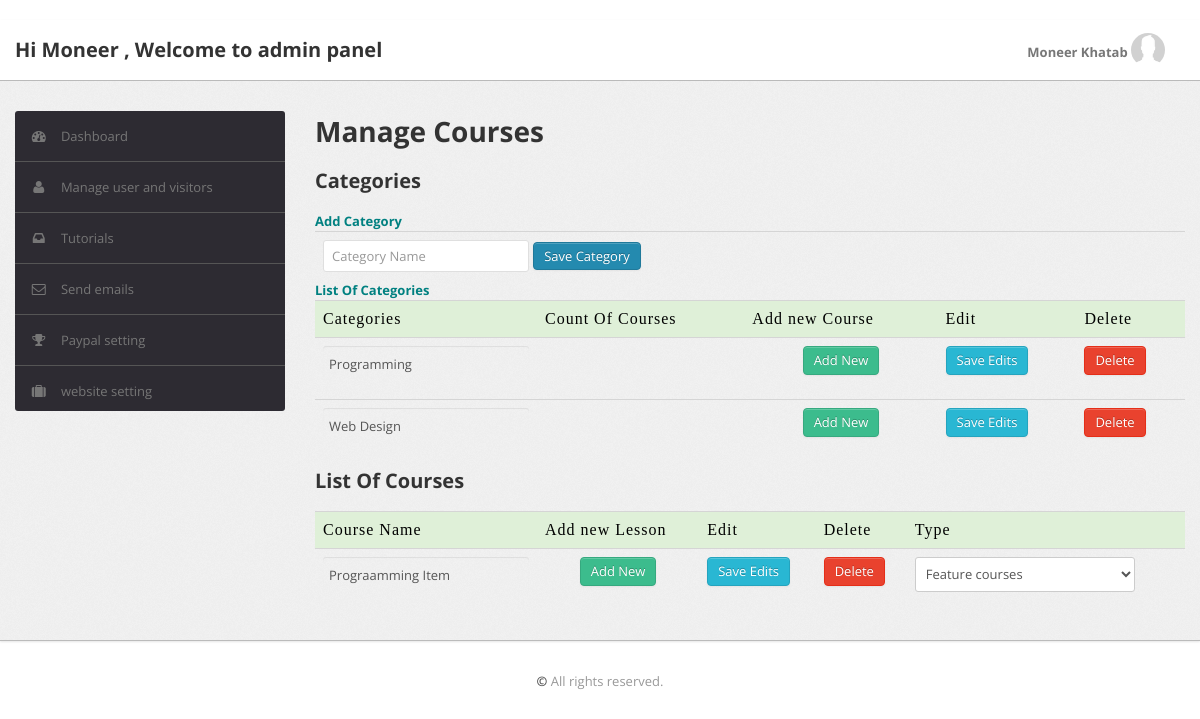
Screenshot of /admin/toutorials.php (signed in) with the database file from the repository.
### tables this page shows
CREATE TABLE IF NOT EXISTS `categories` (
  `id` int(11) NOT NULL AUTO_INCREMENT,
  `category_name` varchar(1000) NOT NULL,
  PRIMARY KEY (`id`)
);

CREATE TABLE IF NOT EXISTS `course_tutorial_key` (
  `id` int(11) NOT NULL AUTO_INCREMENT,
  `category_id` int(255) NOT NULL,
  `course_name` varchar(2000) DEFAULT NULL,
  `course_description` longtext,
  `course_intro_video` varchar(2000) DEFAULT NULL,
  `course_intro_image` varchar(2000) DEFAULT NULL,
  `course_price` varchar(2000) DEFAULT NULL,
  `course_for` varchar(3500) DEFAULT NULL,
  `course_will_learn` longtext,
  `is_feature` int(255) NOT NULL DEFAULT '0',
  PRIMARY KEY (`id`)
);

### modular/apis/category_apis.php (called while the page is built, shortened)
<?php
class category_apis extends elearner_courses_tbl  {
    private function table(){ return $this->category_tbl();}
    public function category_apis_apis_get_all ($args = NULL ){
       $getApps = new get_applications();
       return $getApps->get_all_rows ( $this->table() ,$args);
    }
}
?>

### modular/config/elearner_courses_tbl.php (called while the page is built, shortened)
<?php
class elearner_courses_tbl {
   private static $table_category_setting = 'categories';
   protected function category_tbl (){
        return elearner_courses_tbl::$table_category_setting;
   }
   private static $table_course_tutorial = 'course_tutorial_key';
   protected function course_tutorial_key_tbl(){
       return elearner_courses_tbl::$table_course_tutorial;
   }
 }
?>

### modular/config/elearner_courses_db.php (called while the page is built, shortened)
<?php
class database {
    private $db_connection =  NULL ;
    private static $HOST_NAME = "localhost";
    private static $DB_NAME = "elearner_courses";
    private static $DB_USER_NAME = "root";
    private static $DB_PASSWORD= "";
    private function database_open_conx (){
        $this->db_connection = @mysqli_connect(database::$HOST_NAME , database::$DB_USER_NAME, database::$DB_PASSWORD, database::$DB_NAME );
        if($this->db_connection )
        {
            return $this->db_connection ;
        }
        else
        return false ;
    }
    public function open_connection(){
        return $this->database_open_conx();
    }
    public function close_connection (){
        if($this->open_connection() == TRUE)
           return @mysqli_close ($this->db_connection);
    }
}
?>

### modular/apps/get_application.php (called while the page is built, shortened)
<?php
class get_applications extends database {
    private function get_apps ($tableName , $data = NULL){
       $tbl_query = mysqli_query($this->open_connection(), "SHOW TABLES LIKE '{$tableName}'")   ;
         $qString = sprintf("SELECT * FROM `{$tableName}` %s",$data);
        $query = mysqli_query($this->open_connection(), $qString );
       $arrList = [];
       for ($i=0; $i < mysqli_num_rows($query) ;$i++)
        $arrList[@count($arrList)] = mysqli_fetch_object ($query);
       return $arrList ;
     }
     public function get_all_rows ($tableName , $data = NULL){
         return $this->get_apps($tableName, $data);
     }
}
?>

### modular/apis/course_tutorial_key_apis.php (called while the page is built, shortened)
<?php
class course_tutorial_title extends elearner_courses_tbl  {
    private function table(){ return $this->course_tutorial_key_tbl();}
    public function coursetutkey_application_apis_get_all ($args = NULL ){
       $getApps = new get_applications();
       return $getApps->get_all_rows ( $this->table() ,$args);
    }
}
?>

### admin/toutorials.php (the view, shortened to what this page needs)
﻿<!DOCTYPE html>
<html lang="en">
	<head>
        <link type="text/css" href="bootstrap/css/bootstrap.min.css" rel="stylesheet">
        <link type="text/css" href="bootstrap/css/bootstrap-responsive.min.css" rel="stylesheet">
        <link type="text/css" href="css/theme.css" rel="stylesheet">
        <link type="text/css" href="images/icons/css/font-awesome.css" rel="stylesheet">
        <link type="text/css" href="css/admin.css" rel="stylesheet">
    <head>
    	<?php
    		$header_file = dirname(__FILE__). "/admin_includes/header.php";
    		if(is_file($header_file)) require_once $header_file ;
    	?>
       <body>
    <div class="wrapper">
        <div class="container">
            <div class="row">
                <div class="span3">
                    <div class="sidebar">
                        <?php
                            $menu_bar = dirname(__FILE__)."/admin_includes/side_menu.php";
                            if(is_file($menu_bar)) require_once $menu_bar ;
                        ?>
                    </div>
                </div>
                <div class="span9">
                    <div class="header-block">
                        <h1>Manage Courses</h1>
                    </div>
                    <div class="header-block">
                          <h3>Categories</h3>
                          <b style="color: teal;">Add Category</b>
                        <table class="table">
                            <tr>
                                <td>
                                      <input placeholder="Category Name" id="categoryName" />
                                      <div id="addCategory" class="btn btn-primary">Save Category</div>
                                </td>
                             </tr>
                        </table>
                         <b style="color: teal;">List Of Categories</b>
                                    <table class="table">
                                        <tr class="success">
                                            <td class="tbColumn">Categories</td>
                                            <td class="tbColumn">Count Of Courses</td>
                                            <td class="tbColumn">Add new Course</td>
                                             <td class="tbColumn">Edit</td>
                                            <td class="tbColumn">
                                                Delete
                                            </td>
                                        </tr>
                                        <?php
                                                $apis_categories = new category_apis() ;
                                                $cat = $apis_categories->category_apis_apis_get_all() ;
                                        ?>
                                        <?php for($i=0; $i<count($cat ); $i++){ ?>
                                          <tr>
                                            <td><input style="background: transparent; border: 0px;" class="catId<?php echo $cat[$i]->id ; ?>" value="<?php echo $cat[$i]->category_name ; ?>" type="text" /></td>
                                            <td></td>
                                            <td class="">
                                                <center>
                                                    <a href="add_new_course.php?categoryId=<?php echo $cat[$i]->id ; ?>" class="btn btn-success">Add New </a>
                                                </center>
                                            </td>
                                            <td> <span class="btn btn-info" onclick="update_category(<?php echo $cat[$i]->id ; ?>,'catId<?php echo $cat[$i]->id ; ?>');">Save Edits </span></td>
                                            <td>
                                                <span onclick="delete_category(<?php echo $cat[$i]->id ; ?>)" class="btn btn-danger">Delete</span>
                                            </td>
                                        </tr>
                                        <?php } ?>
                                    </table>
                    </div>
                    <div class="header-block">
                          <h3>
                        List Of Courses
                        </h3>
                        <table class="table">
                                        <tr class="success">
                                            <td class="tbColumn">Course Name</td>
                                             <td class="tbColumn">Add new Lesson</td>
                                             <td class="tbColumn">Edit</td>
                                            <td class="tbColumn">
                                                Delete
                                            </td>
                                            <td class="tbColumn">
                                                Type
                                            </td>
                                        </tr>
                                        <?php
                                               $course_apis = new course_tutorial_title();
                                               $cou =  $course_apis->coursetutkey_application_apis_get_all();
                                        ?>
                                        <?php for($i=0; $i<count($cou ); $i++){ ?>
                                          <tr>
                                            <td><input style="background: transparent; border: 0px;" class="courseId<?php echo $cou[$i]->id ; ?>" value="<?php echo $cou[$i]->course_name ; ?>" type="text" /></td>
                                            <td class="">
                                                <center>
                                                    <a href="add_new_lesson.php?courseId=<?php echo $cou[$i]->id ; ?>" class="btn btn-success">Add New </a>
                                                </center>
                                            </td>
                                            <td> <span class="btn btn-info" onclick="update_course(<?php echo $cou[$i]->id ; ?>,'courseId<?php echo $cou[$i]->id ; ?>');">Save Edits </span></td>
                                            <td>
                                                <span onclick="delete_course(<?php echo $cou[$i]->id ; ?>)" class="btn btn-danger">Delete</span>
                                            </td>
                                            <td>
                                                <select onchange="update_course_type(<?php echo $cou[$i]->id ; ?>,'selectId<?php echo $cou[$i]->id ; ?>',this);">
                                                   <?php if($cou[$i]->is_feature == 0){ ?>
                                                    <option value="0">Normal courses</option>
                                                    <option value="1">Feature courses </option>
                                                    <?php }else if($cou[$i]->is_feature == 1){ ?>
                                                     <option value="1">Feature courses </option>
                                                    <?php } ?>
                                                </select>
                                            </td>
                                        </tr>
                                        <?php } ?>
                                    </table>
                    </div>
                </div>
            </div>
        </div>
    </div>
    	<?php
            $footer_file = dirname(__FILE__)."/admin_includes/footer.php";
            if(is_file($footer_file )) require_once $footer_file  ;
        ?>
    </body>
</html>

### admin/css/theme.css (style rules this page uses)
body { font-size: 13px; font-family: 'Open Sans', Arial, sans-serif; background: #fff; color: #777 }
h1, h2, h3, h4, h5, h6 { color: #333; margin-top: 0 }
h1 { font-size: 28px }
h3 { font-size: 20px }
strong, b { color: #555 }
.wrapper { background: url(../images/bg.png) #eee; border-bottom: 1px solid #bbb; -webkit-box-shadow: 0 1px 2px rgba(0,0,0,0.1); -moz-box-shadow: 0 1px 2px rgba(0,0,0,0.1); box-shadow: 0 1px 2px rgba(0,0,0,0.1); padding: 30px 0 }
select, textarea, input[type="text"], input[type="password"], input[type="datetime"], input[type="datetime-local"], input[type="date"], input[type="month"], input[type="time"], input[type="week"], input[type="number"], input[type="email"], input[type="url"], input[type="search"], input[type="tel"], input[type="color"], .uneditable-input, label, input, button, select, textarea { -webkit-border-radius: 3px; -moz-border-radius: 3px; border-radius: 3px; font-size: 13px; font-family: 'Open Sans', Tahoma, Arial, sans-serif }
.btn, .btn-box { -webkit-border-radius: 3px; -moz-border-radius: 3px; border-radius: 3px }
.btn { font-size: 13px; font-weight: 600 }
.btn { display: inline-block; margin-bottom: 0; font-weight: 400; text-align: center; vertical-align: middle; cursor: pointer; background-image: none; border: 1px solid transparent; white-space: nowrap; padding: 4px 10px; font-size: 13px; line-height: 1.42857; border-radius: 4px; -webkit-user-select: none; -moz-user-select: none; -ms-user-select: none; user-select: none }
.btn-primary { color: #fff; background-color: #248aaf; border-color: #20799a }
.btn-success { color: #fff; background-color: #3cbc8d; border-color: #36a97f }
.btn-info { color: #fff; background-color: #29b7d3; border-color: #25a4be }
.btn-danger { color: #fff; background-color: #e9422e; border-color: #e52e18 }
.table { margin-bottom: 0 }
.table th, .table td { border-color: #d5d5d5!important }

### admin/css/admin.css (style rules this page uses)
.header-block { width: 100% ; display: block; overflow: hidden; }
#categoryName { border: 1px solid #dfdfdf; padding: 5px 8px; }
tr td:first-child { width:1%; white-space:nowrap; }
.tbColumn { font-family: 'Roboto-Medium'; letter-spacing: 1px; color: #000; }
select, textarea, input[type="text"], input[type="password"], input[type="datetime"], input[type="datetime-local"], input[type="date"], input[type="month"], input[type="time"], input[type="week"], input[type="number"], input[type="email"], input[type="url"], input[type="search"], input[type="tel"], input[type="color"], .uneditable-input { height: 35px; }

### rows the page displays
categories: category_name "Programming"
categories: category_name "Web Design"
course_tutorial_key: course_name "Prograamming Item", is_feature+id "Feature courses"

### other values shown
$_SESSION['user_info']['first_name'] "Moneer"
$_SESSION['user_info']['second_name'] "Khatab"
